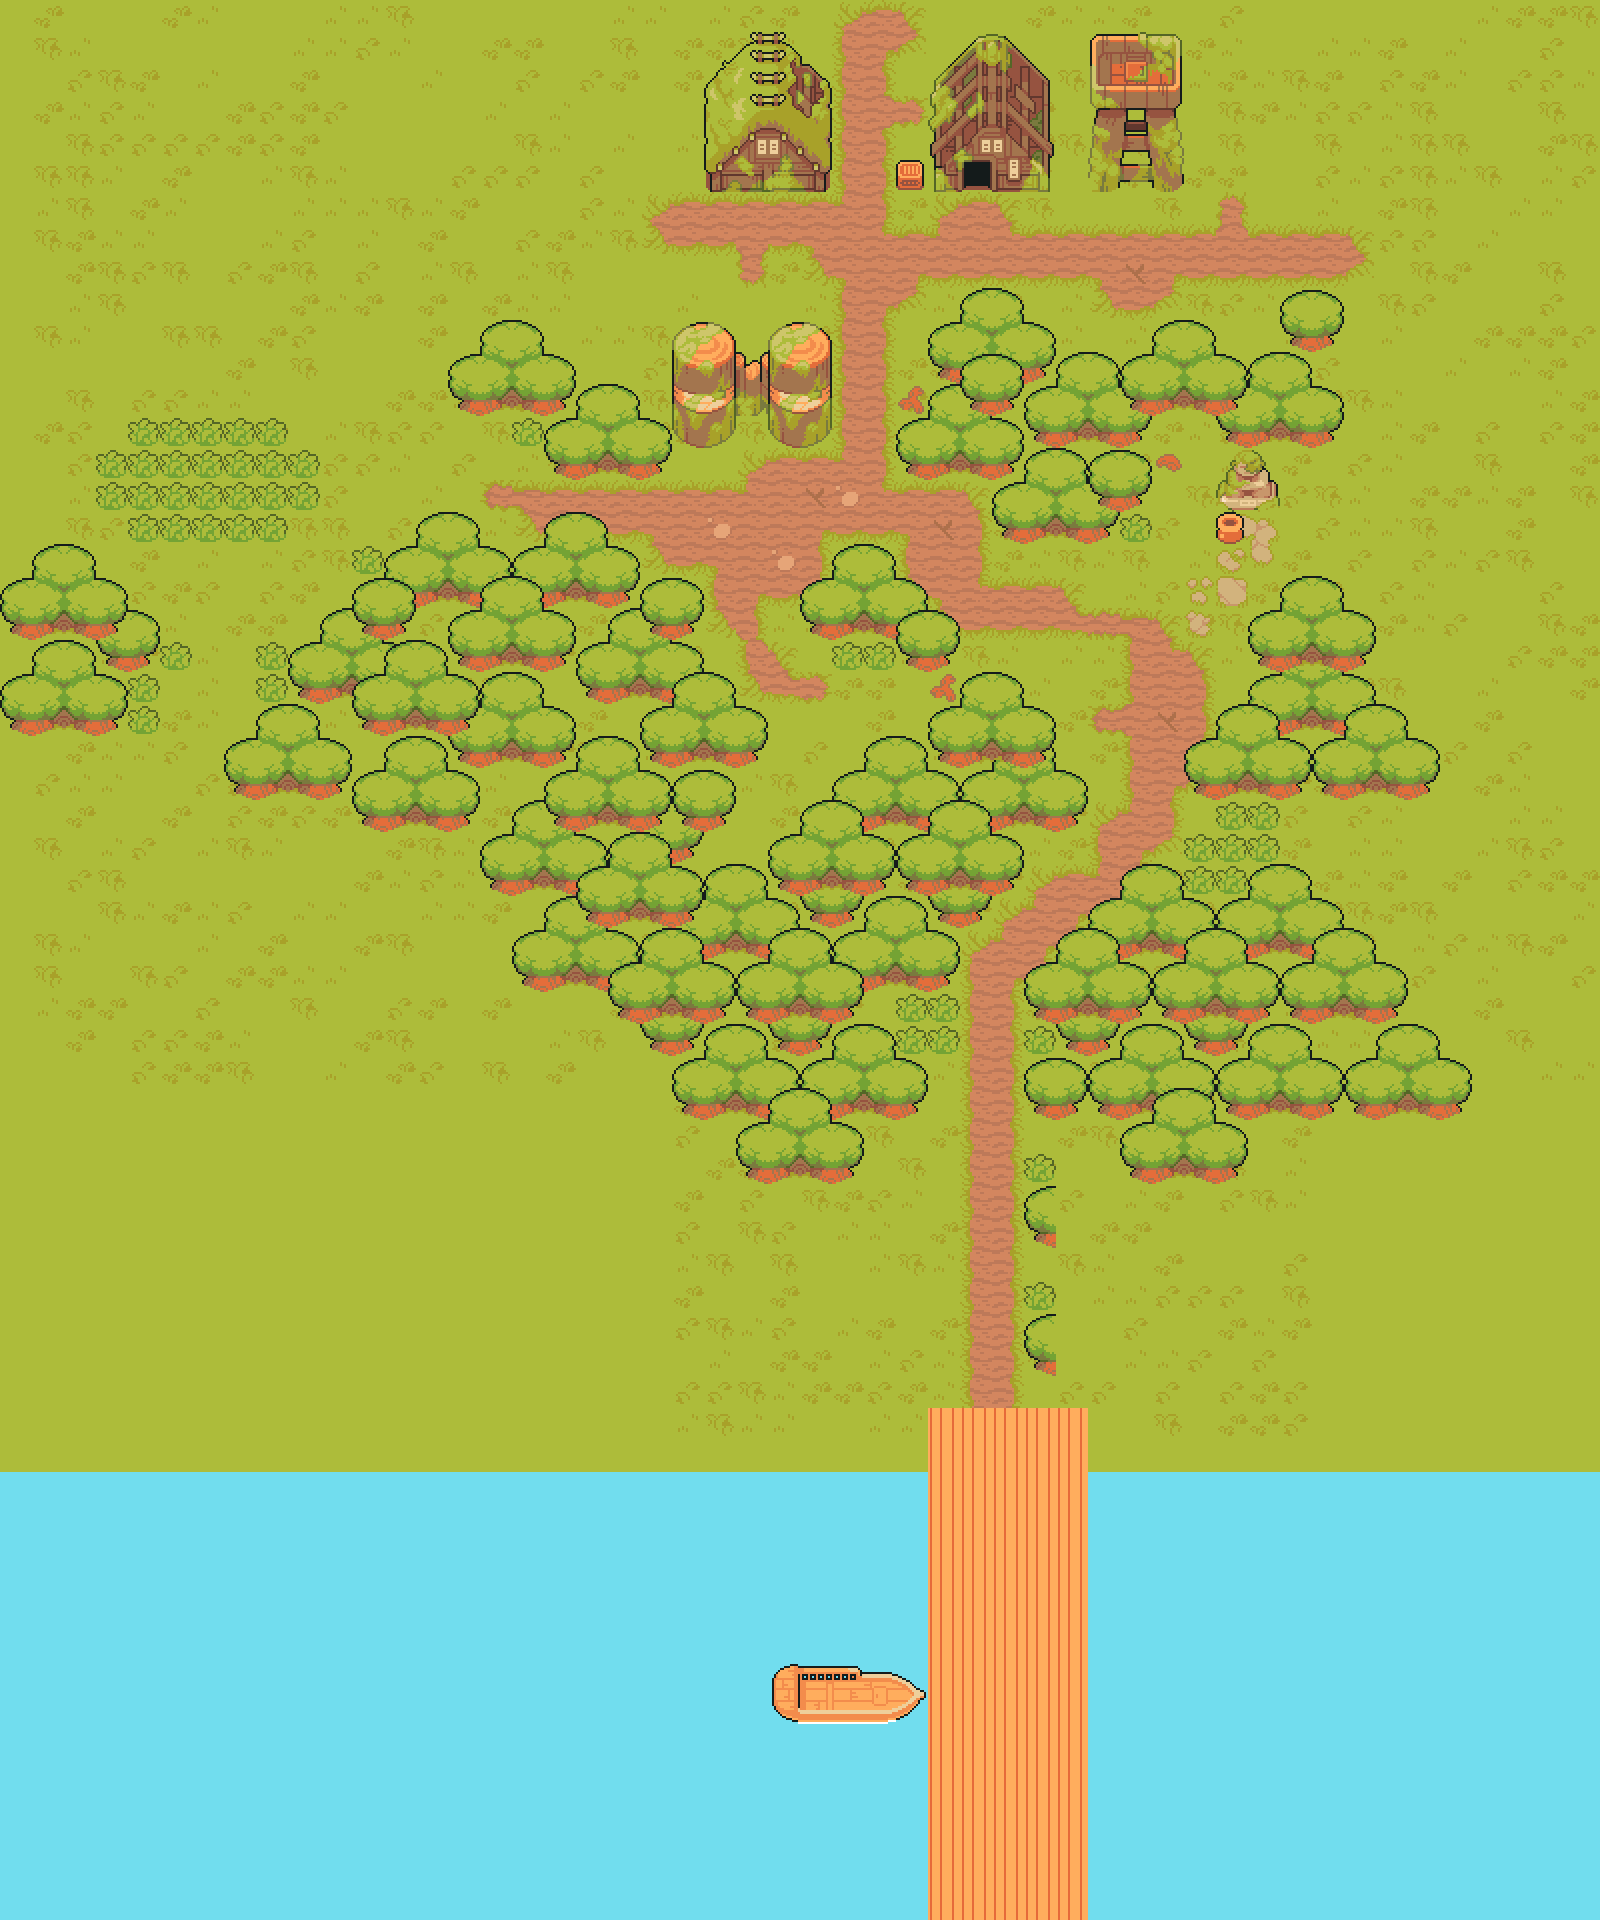

The image is a tile-based game level rendered from a .tmx file. Its description and source (layers, tilesets, objects; grid data summarised) follow:
An orthogonal 50x60 tile map with 32x32 px tiles, 1 tile layer (Ground and Ninja Decorations), 1 hidden layer not drawn, 2 tilesets.

<map version="1.10" tiledversion="1.10.2" orientation="orthogonal" renderorder="right-down" width="50" height="60" tilewidth="32" tileheight="32" infinite="0" nextlayerid="4" nextobjectid="1">
 <tileset firstgid="1" source="world-flat.tsx" />
 <tileset firstgid="201" source="world-tiles.tsx" />
 <layer id="1" name="Ground and Ninja Decorations" width="50" height="60">
  <data>[3000 cells, 3000 non-empty, 194 distinct tile ids]</data>
 </layer>
 <objectgroup id="2" name="RPGJS Entities" />
 <layer id="3" name="Collision" width="50" height="60" opacity="0" visible="0">
  <data>[3000 cells, 1731 non-empty, 1 distinct tile ids]</data>
 </layer>
</map>
